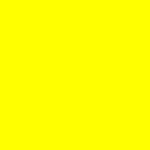
Frame 1 (no input)
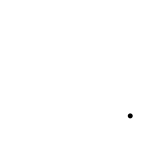
Frame 60 (the mouse pressed at the canvas centre just before this capture)
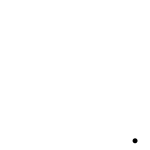
Frame 120 (the mouse held since frame 60 and released just before this capture)

The Processing sketch that drew these frames (run headless with seeded random() and noise(); from frame 60 on, the mouse is pressed at the canvas centre):

// Processing sketch: knat
// ── knat.pde
float flyX = 300;
float flyY = 200;
float flyAlpha = 255;
float flySize = 5;

void setup() {
 size(150,150);
 noStroke(); 
}

void draw() {
  background(255);
  fill(0,flyAlpha);
  ellipse(flyX,flyY,flySize,flySize);
  //wings
  //fill(0,random(25,75));
  //ellipse(flyX,flyY-2,random(5,25),flySize+2);
  flyX = flyX + random(-3,3);
  flyY = flyY + random(-3,3);
  
  if (flyX > width) {
   flyX = flyX - 20;
   background(255,255,0); 
  }
  if (flyX < 0) {
    flyX = flyX + 20;
    background(255,255,0);
  }
  if (flyY > height) {
   flyY = flyY - 20;
  background(255,255,0); 
  }
  if (flyY < 0) {
    flyY = flyY + 20;
    background(255,255,0);
  }
}
